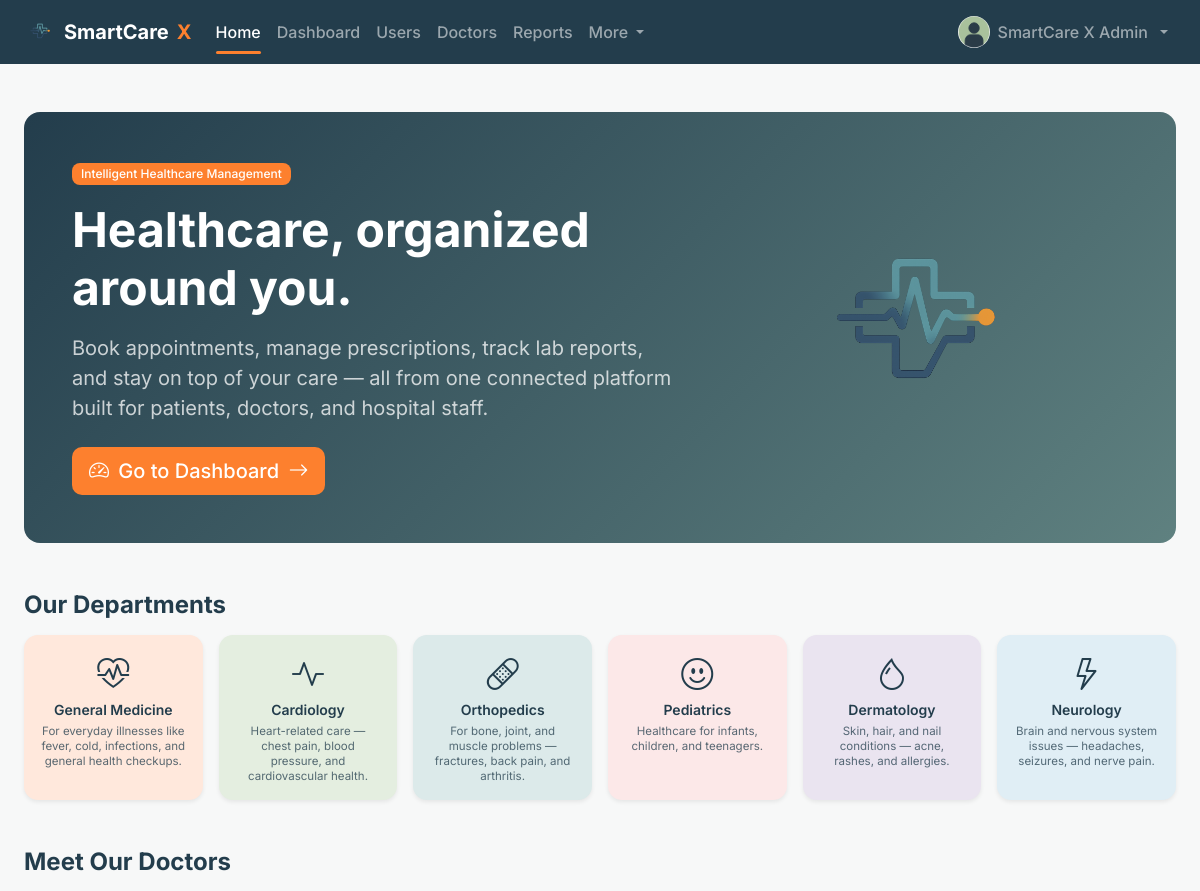
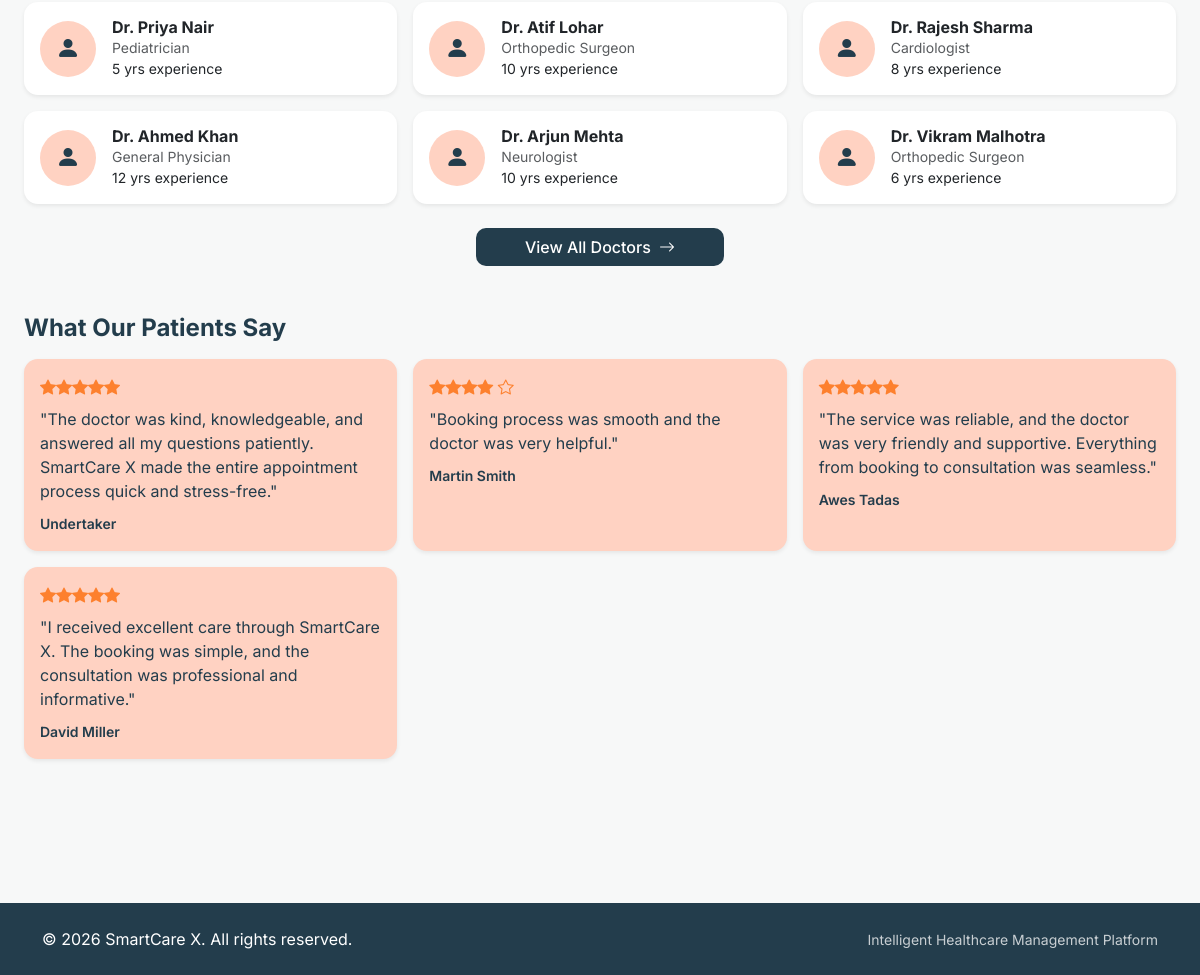
The page / (signed in) on the database its author committed (2 pictures, top to bottom).
### smartcare/models/user.py (models this page shows, shortened)
class User(db.Model, UserMixin):
    __tablename__ = "users"
    id = db.Column(db.Integer, primary_key=True)
    full_name = db.Column(db.String(120), nullable=False)
    email = db.Column(db.String(150), unique=True, nullable=False, index=True)
    phone = db.Column(db.String(20))
    password_hash = db.Column(db.String(255), nullable=False)
    role = db.Column(db.Enum(RoleEnum), nullable=False, index=True)
    is_email_verified = db.Column(db.Boolean, default=False, nullable=False)
    is_active = db.Column(db.Boolean, default=True, nullable=False)
    profile_photo = db.Column(db.String(255), default="default_avatar.png")
    created_at = db.Column(db.DateTime, default=datetime.utcnow, nullable=False)
    updated_at = db.Column(db.DateTime, default=datetime.utcnow, onupdate=datetime.utcnow)
    patient_profile = db.relationship("Patient", back_populates="user", uselist=False, cascade="all, delete-orphan")
    doctor_profile = db.relationship("Doctor", back_populates="user", uselist=False, cascade="all, delete-orphan")
    receptionist_profile = db.relationship("Receptionist", back_populates="user", uselist=False, cascade="all, delete-orphan")
    notifications = db.relationship("Notification", back_populates="user", cascade="all, delete-orphan")
    audit_logs = db.relationship("AuditLog", back_populates="user")
    activity_logs = db.relationship("ActivityLog", back_populates="user")
    password_reset_tokens = db.relationship("PasswordResetToken", back_populates="user", cascade="all, delete-orphan")
    @property
    def is_patient(self):
        return self.role == RoleEnum.PATIENT
    @property
    def is_doctor(self):
        return self.role == RoleEnum.DOCTOR
    @property
    def is_receptionist(self):
        return self.role == RoleEnum.RECEPTIONIST
    @property
    def is_admin(self):
        return self.role == RoleEnum.ADMIN

### smartcare/models/department.py (models this page shows, shortened)
class Department(db.Model):
    __tablename__ = "departments"
    id = db.Column(db.Integer, primary_key=True)
    name = db.Column(db.String(100), unique=True, nullable=False)
    description = db.Column(db.Text)
    icon = db.Column(db.String(50), default="bi-hospital")  # Bootstrap Icons class
    doctors = db.relationship("Doctor", back_populates="department")
    appointments = db.relationship("Appointment", back_populates="department")

### smartcare/models/doctor.py (models this page shows, shortened)
class Doctor(db.Model):
    __tablename__ = "doctors"
    id = db.Column(db.Integer, primary_key=True)
    user_id = db.Column(db.Integer, db.ForeignKey("users.id"), unique=True, nullable=False)
    department_id = db.Column(db.Integer, db.ForeignKey("departments.id"), nullable=False)
    specialization = db.Column(db.String(120))
    qualification = db.Column(db.String(150))
    experience_years = db.Column(db.Integer, default=0)
    consultation_fee = db.Column(db.Numeric(10, 2), default=0)
    bio = db.Column(db.Text)
    user = db.relationship("User", back_populates="doctor_profile")
    department = db.relationship("Department", back_populates="doctors")
    appointments = db.relationship("Appointment", back_populates="doctor", cascade="all, delete-orphan")
    prescriptions = db.relationship("Prescription", back_populates="doctor", cascade="all, delete-orphan")
    availability_slots = db.relationship("DoctorAvailability", back_populates="doctor", cascade="all, delete-orphan")
    reviews = db.relationship("Review", back_populates="doctor")
    @property
    def full_name(self):
        return self.user.full_name

### smartcare/models/review.py (models this page shows, shortened)
class Review(db.Model):
    __tablename__ = "reviews"
    id = db.Column(db.Integer, primary_key=True)
    patient_id = db.Column(db.Integer, db.ForeignKey("patients.id"), nullable=False)
    doctor_id = db.Column(db.Integer, db.ForeignKey("doctors.id"), nullable=True)
    rating = db.Column(db.SmallInteger, nullable=False)  # 1-5
    comment = db.Column(db.Text)
    created_at = db.Column(db.DateTime, default=datetime.utcnow, nullable=False)
    patient = db.relationship("Patient", back_populates="reviews")
    doctor = db.relationship("Doctor", back_populates="reviews")
    __table_args__ = (
        db.CheckConstraint("rating >= 1 AND rating <= 5", name="ck_review_rating_range"),
    )

### smartcare/main/routes.py (the view)
@main_bp.route("/")
def home():
    departments = Department.query.limit(6).all()
    featured_doctors = Doctor.query.limit(6).all()
    recent_reviews = Review.query.order_by(Review.created_at.desc()).limit(6).all()
    return render_template(
        "home.html",
        departments=departments,
        featured_doctors=featured_doctors,
        recent_reviews=recent_reviews,
    )

### smartcare/templates/home.html (shortened to what this page needs)
{% extends "base.html" %}
{% block content %}
<section class="rounded-4 p-4 p-md-5 mb-5 text-white" style="background: linear-gradient(135deg, var(--sc-dark), var(--sc-primary-dark));">
  <div class="row align-items-center g-4">
    <div class="col-lg-7">
      <span class="badge mb-3" style="background-color: var(--sc-cta);">Intelligent Healthcare Management</span>
      <h1 class="display-5 fw-bold mb-3">Healthcare, organized around you.</h1>
      <p class="fs-5 opacity-75 mb-4">
        Book appointments, manage prescriptions, track lab reports, and stay on top of your care —
        all from one connected platform built for patients, doctors, and hospital staff.
      </p>
      <div class="d-flex flex-wrap gap-2">
        {% if not current_user.is_authenticated %}
          <a href="{{ url_for('auth.register') }}" class="btn btn-lg" style="background-color: var(--sc-cta); color:#fff;">
            <i class="bi bi-calendar-check me-1"></i> Get Started
          </a>
          <a href="{{ url_for('main.doctors_directory') }}" class="btn btn-lg btn-outline-light">Browse Doctors</a>
        {% else %}
          {% set dashboard_endpoint = {
            'patient': 'patient.dashboard',
            'doctor': 'doctor.dashboard',
            'receptionist': 'reception.dashboard',
            'admin': 'admin.dashboard'
          } %}
          <a href="{{ url_for(dashboard_endpoint[current_user.role.value]) }}" class="btn btn-lg sc-pulse-btn" style="background-color: var(--sc-cta); color:#fff;">
            <i class="bi bi-speedometer2 me-1"></i> Go to Dashboard <i class="bi bi-arrow-right ms-1"></i>
          </a>
        {% endif %}
      </div>
    </div>
    <div class="col-lg-5 text-center">
      <img src="{{ url_for('static', filename='img/logo.png') }}" alt="SmartCare X" style="max-width: 260px; opacity: 0.9;">
    </div>
  </div>
</section>
<section class="mb-5">
  <h2 class="h4 fw-bold mb-3">Our Departments</h2>
  <div class="row g-3">
    {% set dept_colors = ['#FFE8DC', '#E4EEE0', '#DCEAEA', '#FCE8E8', '#EAE4F0', '#E0EEF5'] %}
    {% for dept in departments %}
      <div class="col-6 col-md-4 col-lg-2">
        <div class="card h-100 text-center border-0 shadow-sm" style="border-radius: var(--sc-radius); background-color: {{ dept_colors[loop.index0 % dept_colors|length] }};">
          <div class="card-body">
            <i class="bi {{ dept.icon }} fs-2 mb-2" style="color: var(--sc-dark);"></i>
            <p class="card-text small fw-semibold mb-1" style="color: var(--sc-dark);">{{ dept.name }}</p>
            {% if dept.description %}
              <p class="card-text" style="font-size: 0.72rem; line-height: 1.3; color: var(--sc-dark); opacity: 0.75;">{{ dept.description }}</p>
            {% endif %}
          </div>
        </div>
      </div>
    {% else %}
      <p class="text-muted">Departments will appear here once the hospital catalog is seeded.</p>
    {% endfor %}
  </div>
</section>
<section class="mb-5">
  <h2 class="h4 fw-bold mb-3">Meet Our Doctors</h2>
  <div class="row g-3">
    {% for doc in featured_doctors %}
      <div class="col-md-6 col-lg-4">
        <div class="card h-100 border-0 shadow-sm" style="border-radius: var(--sc-radius);">
          <div class="card-body d-flex gap-3 align-items-center">
            <div class="rounded-circle d-flex align-items-center justify-content-center flex-shrink-0"
                 style="width:56px; height:56px; background-color: var(--sc-soft);">
              <i class="bi bi-person-fill fs-4" style="color: var(--sc-dark);"></i>
            </div>
            <div>
              <h3 class="h6 fw-bold mb-0">Dr. {{ doc.full_name }}</h3>
              <p class="small text-muted mb-0">{{ doc.specialization or doc.department.name }}</p>
              <p class="small mb-0">{{ doc.experience_years }} yrs experience</p>
            </div>
          </div>
        </div>
      </div>
    {% else %}
      <p class="text-muted">Doctor profiles will appear here once added by the admin.</p>
    {% endfor %}
  </div>
  {% if featured_doctors %}
    <div class="text-center mt-4">
      <a href="{{ url_for('main.doctors_directory') }}" class="btn px-5" style="background-color: var(--sc-dark); color: #fff;">
        View All Doctors <i class="bi bi-arrow-right ms-1"></i>
      </a>
    </div>
  {% endif %}
</section>
<section class="mb-4">
  <div class="d-flex justify-content-between align-items-center flex-wrap gap-2 mb-3">
    <h2 class="h4 fw-bold mb-0">What Our Patients Say</h2>
  </div>
  {% if recent_reviews %}
    <div class="row g-3">
      {% for review in recent_reviews %}
        <div class="col-md-6 col-lg-4">
          <div class="card h-100 border-0 shadow-sm" style="border-radius: var(--sc-radius); background-color: var(--sc-soft);">
            <div class="card-body">
              <div class="mb-2">
                {% for i in range(review.rating) %}<i class="bi bi-star-fill" style="color: var(--sc-cta);"></i>{% endfor %}
                {% for i in range(5 - review.rating) %}<i class="bi bi-star" style="color: var(--sc-cta);"></i>{% endfor %}
              </div>
              <p class="mb-2" style="color: var(--sc-dark);">"{{ review.comment or 'Great experience with the SmartCare X team.' }}"</p>
              <small class="fw-semibold" style="color: var(--sc-dark);">{{ review.patient.full_name }}</small>
            </div>
          </div>
        </div>
      {% endfor %}
    </div>
  {% endif %}
</section>
{% endblock %}

### smartcare/templates/base.html (shortened to what this page needs)
<!DOCTYPE html>
<html lang="en">
<head>
<link href="https://cdnjs.cloudflare.com/ajax/libs/twitter-bootstrap/5.3.3/css/bootstrap.min.css" rel="stylesheet">
<link href="https://cdnjs.cloudflare.com/ajax/libs/bootstrap-icons/1.11.3/font/bootstrap-icons.min.css" rel="stylesheet">
<link rel="stylesheet" href="{{ url_for('static', filename='css/style.css') }}">
</head>
<body>
{% include "partials/_navbar.html" %}
<main>
  <div class="container-fluid px-3 px-md-4 py-4">
    {% block content %}{% endblock %}
  </div>
</main>
<footer class="mt-5 py-4" style="background-color: var(--sc-dark); color: #ffffff;">
  <div class="container d-flex flex-column flex-md-row justify-content-between align-items-center gap-2">
    <span>&copy; {{ current_year }} {{ app_name }}. All rights reserved.</span>
    <span class="small opacity-75">Intelligent Healthcare Management Platform</span>
  </div>
</footer>
{% include "partials/_toast.html" %}
</body>
</html>

### smartcare/templates/partials/_navbar.html (shortened to what this page needs)
<nav class="navbar navbar-expand-lg navbar-dark sticky-top" style="background-color: var(--sc-dark);">
  <div class="container-fluid px-3 px-md-4">
    <a class="navbar-brand fw-bold d-flex align-items-center gap-2" href="{{ url_for('main.home') }}">
      <img src="{{ url_for('static', filename='img/logo.png') }}" alt="SmartCare X" height="32">
      SmartCare <span style="color: var(--sc-cta);">X</span>
    </a>
    <div class="collapse navbar-collapse" id="navMain">
      <ul class="navbar-nav me-auto mb-2 mb-lg-0">
        {% macro navlink(endpoint, label) %}
          <li class="nav-item">
            <a class="nav-link {{ 'active-nav-link' if request.endpoint == endpoint }}" href="{{ url_for(endpoint) }}">{{ label }}</a>
          </li>
        {% endmacro %}
        {% if not current_user.is_authenticated %}
          {{ navlink('main.home', 'Home') }}
          {{ navlink('main.doctors_directory', 'Doctors') }}
          {{ navlink('main.about', 'About') }}
          {{ navlink('main.contact', 'Contact') }}
        {% elif current_user.is_doctor %}
          {{ navlink('main.home', 'Home') }}
          {{ navlink('doctor.dashboard', 'Dashboard') }}
          {{ navlink('doctor.today_appointments', 'Today') }}
          {{ navlink('doctor.patient_search', 'Patients') }}
          {{ navlink('doctor.availability', 'Availability') }}
        {% elif current_user.is_receptionist %}
          {{ navlink('main.home', 'Home') }}
          {{ navlink('reception.dashboard', 'Dashboard') }}
          {{ navlink('reception.register_walkin', 'Register Patient') }}
          {{ navlink('reception.token_board', 'Tokens') }}
          {{ navlink('reception.billing_list', 'Billing') }}
        {% elif current_user.is_admin %}
          {% set more_endpoints = ['admin.manage_departments', 'admin.manage_medicines', 'admin.refunds', 'admin.audit_logs', 'admin.contact_messages'] %}
          {{ navlink('main.home', 'Home') }}
          {{ navlink('admin.dashboard', 'Dashboard') }}
          {{ navlink('admin.manage_users', 'Users') }}
          {{ navlink('admin.manage_doctors', 'Doctors') }}
          {{ navlink('admin.reports', 'Reports') }}
          <li class="nav-item dropdown">
            <a class="nav-link dropdown-toggle {{ 'active-nav-link' if request.endpoint in more_endpoints }}" href="#" role="button" data-bs-toggle="dropdown">
              More
            </a>
          </li>
        {% endif %}
      </ul>
      <ul class="navbar-nav align-items-lg-center">
        {% if current_user.is_authenticated %}
          <li class="nav-item dropdown">
            <a class="nav-link dropdown-toggle d-flex align-items-center gap-2" href="#" role="button" data-bs-toggle="dropdown">
              <img src="{{ url_for('static', filename='uploads/profile_photos/' ~ current_user.profile_photo) if current_user.profile_photo != 'default_avatar.png' else url_for('static', filename='img/default_avatar.png') }}"
                   class="rounded-circle" width="32" height="32" style="object-fit:cover;" alt="Profile">
              {{ current_user.full_name }}
            </a>
          </li>
        {% else %}
          <li class="nav-item"><a class="btn btn-outline-light btn-sm me-2" href="{{ url_for('auth.login') }}">Log In</a></li>
          <li class="nav-item"><a class="btn btn-sm" style="background-color: var(--sc-cta); color:#fff;" href="{{ url_for('auth.register') }}">Sign Up</a></li>
        {% endif %}
      </ul>
    </div>
  </div>
</nav>

### smartcare/templates/partials/_toast.html (shortened to what this page needs)
<div class="toast-container position-fixed bottom-0 end-0 p-3" style="z-index: 1080;">
</div>

### rows shown on the page
User: profile_photo (placeholder picture), full_name "SmartCare X Admin"
Department: name "General Medicine", description "For everyday illnesses like fever, cold, infections, and general health checkups."
Department: name "Cardiology", description "Heart-related care — chest pain, blood pressure, and cardiovascular health."
Department: name "Orthopedics", description "For bone, joint, and muscle problems — fractures, back pain, and arthritis."
Department: name "Pediatrics", description "Healthcare for infants, children, and teenagers."
Department: name "Dermatology", description "Skin, hair, and nail conditions — acne, rashes, and allergies."
Department: name "Neurology", description "Brain and nervous system issues — headaches, seizures, and nerve pain."
Doctor: full_name "Priya Nair", specialization "Pediatrician", experience_years "5"
Doctor: full_name "Atif Lohar", specialization "Orthopedic Surgeon", experience_years "10"
Doctor: full_name "Rajesh Sharma", specialization "Cardiologist", experience_years "8"
Doctor: full_name "Ahmed Khan", specialization "General Physician", experience_years "12"
Doctor: full_name "Arjun Mehta", specialization "Neurologist", experience_years "10"
Doctor: full_name "Vikram Malhotra", specialization "Orthopedic Surgeon", experience_years "6"
Review: rating 5 (drawn), comment "The doctor was kind, knowledgeable, and answered all my questions patiently. SmartCare X made the entire appointment process quick and stress-free.", patient.full_name "Undertaker"
Review: rating 4 (drawn), comment "Booking process was smooth and the doctor was very helpful.", patient.full_name "Martin Smith"
Review: rating 5 (drawn), comment "The service was reliable, and the doctor was very friendly and supportive. Everything from booking to consultation was seamless.", patient.full_name "Awes Tadas"
Review: rating 5 (drawn), comment "I received excellent care through SmartCare X. The booking was simple, and the consultation was professional and informative.", patient.full_name "David Miller"

### other values the page prints
{{ label }} "Home Dashboard Users Doctors Reports"
{{ app_name }} "SmartCare X"
